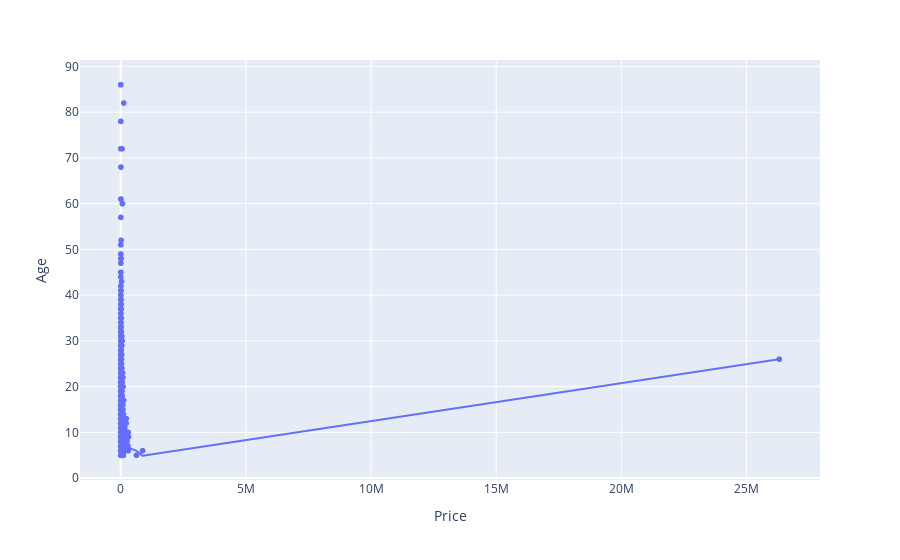

Notebook cell for this chart:
### Markdown cell above
### Scatter plot

### Code cell
age_vs_price = px.scatter(car_price_df,'Price','Age',trendline="lowess")
age_vs_price.show()

### Figure 1 — Plotly figure (JSON) as saved in the notebook; plotly's stock layout.template omitted (floating-point values rounded to 4 significant figures; data arrays with more than 128 entries replaced by an {"elided": "..."} marker saying what was removed)
{"data": [{"hovertemplate": "Price=%{x}<br>Age=%{y}<extra></extra>", "legendgroup": "", "marker": {"color": "#636efa", "symbol": "circle"}, "mode": "markers", "name": "", "showlegend": false, "type": "scattergl", "x": {"elided": "19237 int values"}, "xaxis": "x", "y": {"elided": "19237 int values"}, "yaxis": "y"}, {"hovertemplate": "<b>LOWESS trendline</b><br><br>Price=%{x}<br>Age=%{y} <b>(trend)</b><extra></extra>", "legendgroup": "", "marker": {"color": "#636efa", "symbol": "circle"}, "mode": "lines", "name": "", "showlegend": false, "type": "scattergl", "x": {"elided": "19237 int values"}, "xaxis": "x", "y": {"elided": "19237 float values"}, "yaxis": "y"}], "layout": {"legend": {"tracegroupgap": 0}, "margin": {"t": 60}, "xaxis": {"anchor": "y", "domain": [0, 1], "title": {"text": "Price"}}, "yaxis": {"anchor": "x", "domain": [0, 1], "title": {"text": "Age"}}}}
